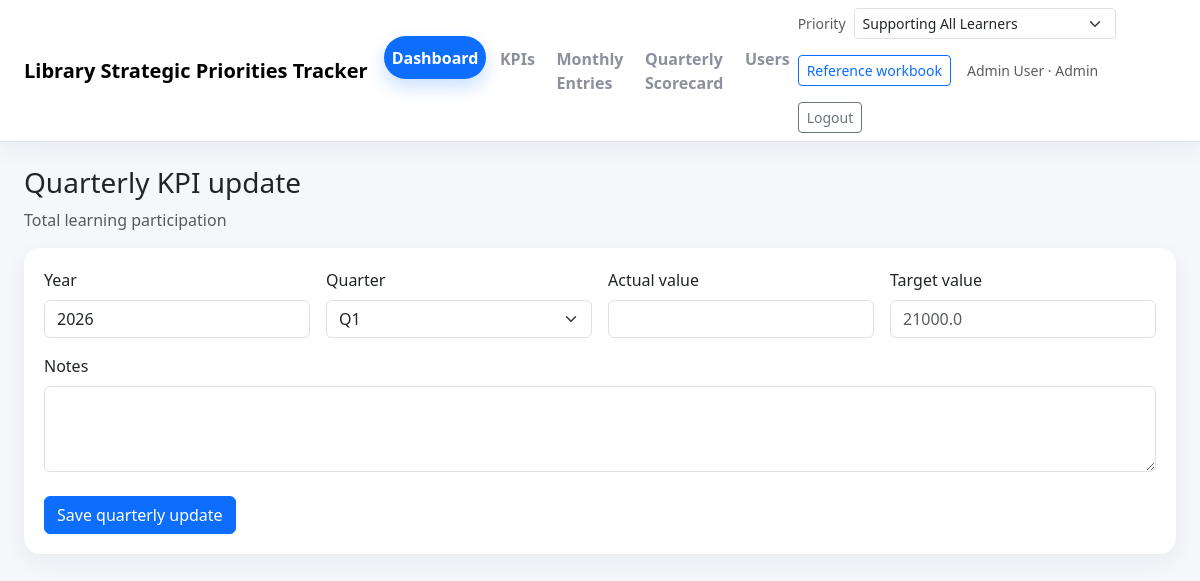
Screenshot of /kpis/1/quarterly (signed in) with the database file from the repository.
### app/models.py (models this page shows, shortened)
class TimestampMixin:
    created_at: Mapped[datetime] = mapped_column(default=datetime.utcnow, nullable=False)
    updated_at: Mapped[datetime] = mapped_column(default=datetime.utcnow, onupdate=datetime.utcnow, nullable=False)

class User(UserMixin, TimestampMixin, db.Model):
    __tablename__ = 'users'
    id: Mapped[int] = mapped_column(primary_key=True)
    full_name: Mapped[str] = mapped_column(db.String(120), nullable=False)
    email: Mapped[str] = mapped_column(db.String(255), unique=True, nullable=False, index=True)
    role: Mapped[str] = mapped_column(db.String(20), default='viewer', nullable=False)
    password_hash: Mapped[str] = mapped_column(db.String(255), nullable=False)
    is_active_user: Mapped[bool] = mapped_column(default=True, nullable=False)
    monthly_entries: Mapped[list['MonthlyEntry']] = relationship(back_populates='entered_by')
    kpi_updates: Mapped[list['KPIQuarterlyActual']] = relationship(back_populates='updated_by')
    @property
    def is_active(self) -> bool:
        return self.is_active_user
    def can_edit(self) -> bool:
        return self.role in {'admin', 'editor'}

class KPIDefinition(TimestampMixin, db.Model):
    __tablename__ = 'kpi_definitions'
    id: Mapped[int] = mapped_column(primary_key=True)
    priority_id: Mapped[int] = mapped_column(ForeignKey('strategic_priorities.id'), nullable=False, index=True)
    goal_id: Mapped[int | None] = mapped_column(ForeignKey('strategic_goals.id'))
    name: Mapped[str] = mapped_column(db.String(200), nullable=False)
    community_need: Mapped[str] = mapped_column(db.Text, nullable=False)
    definition: Mapped[str] = mapped_column(db.Text, nullable=False)
    measure_type: Mapped[str] = mapped_column(db.String(50), nullable=False)
    data_source: Mapped[str] = mapped_column(db.String(200), nullable=False)
    frequency: Mapped[str] = mapped_column(db.String(50), nullable=False)
    owner: Mapped[str] = mapped_column(db.String(120), nullable=False)
    target_approach: Mapped[str] = mapped_column(db.String(200), nullable=False)
    dashboard_level: Mapped[str] = mapped_column(db.String(50), nullable=False)
    is_board_metric: Mapped[bool] = mapped_column(default=False, nullable=False)
    baseline_value: Mapped[float | None] = mapped_column(db.Float)
    annual_target: Mapped[float | None] = mapped_column(db.Float)
    unit_label: Mapped[str | None] = mapped_column(db.String(50))
    sort_order: Mapped[int] = mapped_column(default=0, nullable=False)
    priority: Mapped[StrategicPriority] = relationship(back_populates='kpis')
    goal: Mapped[StrategicGoal | None] = relationship(back_populates='kpis')
    quarterly_actuals: Mapped[list['KPIQuarterlyActual']] = relationship(back_populates='kpi', cascade='all, delete-orphan')

### app/main/routes.py (the view, shortened to what this page needs)
@main_bp.route('/kpis/<int:kpi_id>/quarterly', methods=['GET', 'POST'])
@login_required
def kpi_quarterly_update(kpi_id: int):
    require_editor()
    item = KPIDefinition.query.get_or_404(kpi_id)
    form = KPIActualForm(year=current_fiscal_year())
    return render_template('main/kpi_quarterly_form.html', form=form, item=item, priority=item.priority)

### app/forms.py
class KPIActualForm(FlaskForm):
    year = IntegerField('Year', validators=[DataRequired(), NumberRange(min=2020, max=2100)])
    quarter = SelectField('Quarter', choices=[(q, q) for q in QUARTER_CHOICES], validators=[DataRequired()])
    actual_value = FloatField('Actual value', validators=[Optional()])
    target_value = FloatField('Target value', validators=[Optional()])
    notes = TextAreaField('Notes', validators=[Optional()])
    submit = SubmitField('Save quarterly update')

### app/main/routes.py (called while the page is built)
def get_priority(priority_id: int | None = None) -> StrategicPriority:
    query = StrategicPriority.query.order_by(StrategicPriority.id)
    if priority_id:
        priority = db.session.get(StrategicPriority, priority_id)
        if not priority:
            abort(404)
        return priority
    requested = request.args.get('priority_id', type=int)
    if requested:
        priority = db.session.get(StrategicPriority, requested)
        if priority:
            return priority
    priority = query.first()
    if not priority:
        abort(404)
    return priority

@main_bp.app_context_processor
def inject_globals():
    selected = None
    try:
        selected = get_priority()
    except Exception:
        selected = None
    return {
        'current_fiscal_year': current_fiscal_year(),
        'all_priorities': StrategicPriority.query.order_by(StrategicPriority.id).all(),
        'selected_priority': selected,
    }

def require_editor():
    if not current_user.is_authenticated or not current_user.can_edit():
        abort(403)

### app/models.py (called while the page is built)
@login_manager.user_loader
def load_user(user_id: str) -> User | None:
    return db.session.get(User, int(user_id))

### app/services.py (called while the page is built)
def current_fiscal_year(today: date | None = None) -> int:
    today = today or date.today()
    return today.year + 1 if today.month >= 7 else today.year

### app/templates/main/kpi_quarterly_form.html (shortened to what this page needs)
{% extends 'base.html' %}
{% block content %}
<h1 class="h3 mb-2">Quarterly KPI update</h1>
<p class="text-muted">{{ item.name }}</p>
<form method="post" class="form-section">
  <div class="row g-3">
    <div class="col-md-3">{{ form.year.label(class='form-label') }}{{ form.year(class='form-control') }}</div>
    <div class="col-md-3">{{ form.quarter.label(class='form-label') }}{{ form.quarter(class='form-select') }}</div>
    <div class="col-md-3">{{ form.actual_value.label(class='form-label') }}{{ form.actual_value(class='form-control') }}</div>
    <div class="col-md-3">{{ form.target_value.label(class='form-label') }}{{ form.target_value(class='form-control', placeholder=item.annual_target) }}</div>
    <div class="col-12">{{ form.notes.label(class='form-label') }}{{ form.notes(class='form-control', rows=3) }}</div>
  </div>
  <div class="mt-4">{{ form.submit(class='btn btn-primary') }}</div>
</form>
{% endblock %}

### app/templates/base.html (shortened to what this page needs)
<!doctype html>
<html lang="en">
<head>
  <link href="https://cdn.jsdelivr.net/npm/bootstrap@5.3.3/dist/css/bootstrap.min.css" rel="stylesheet">
  <link rel="stylesheet" href="{{ url_for('static', filename='css/styles.css') }}">
</head>
<body data-endpoint="{{ request.endpoint or '' }}">
<nav class="navbar navbar-expand-lg bg-white border-bottom mb-4 app-navbar">
  <div class="container-fluid px-4">
    <a class="navbar-brand" href="{{ url_for('main.dashboard', priority_id=selected_priority.id if selected_priority else None) }}">{{ config.APP_NAME }}</a>
    {% if current_user.is_authenticated %}
    <div class="collapse navbar-collapse" id="navMain">
      <ul class="navbar-nav me-auto mb-2 mb-lg-0 app-nav-tabs" id="primaryNav">
        <li class="nav-item"><a class="nav-link" data-nav-key="dashboard" href="{{ url_for('main.dashboard', priority_id=selected_priority.id if selected_priority else None) }}">Dashboard</a></li>
        <li class="nav-item"><a class="nav-link" data-nav-key="kpis" href="{{ url_for('main.kpis', priority_id=selected_priority.id if selected_priority else None) }}">KPIs</a></li>
        <li class="nav-item"><a class="nav-link" data-nav-key="entries" href="{{ url_for('main.entries', priority_id=selected_priority.id if selected_priority else None) }}">Monthly Entries</a></li>
        <li class="nav-item"><a class="nav-link" data-nav-key="scorecard" href="{{ url_for('main.scorecard', priority_id=selected_priority.id if selected_priority else None) }}">Quarterly Scorecard</a></li>
        {% if current_user.role == 'admin' %}
        <li class="nav-item"><a class="nav-link" data-nav-key="manage_users" href="{{ url_for('main.manage_users', priority_id=selected_priority.id if selected_priority else None) }}">Users</a></li>
        {% endif %}
      </ul>
      <div class="d-flex gap-3 align-items-center flex-wrap">
        {% if all_priorities %}
        <form method="get" action="{{ url_for('main.switch_priority') }}" class="d-flex align-items-center gap-2">
          <label class="small text-muted">Priority</label>
          <select name="priority_id" class="form-select form-select-sm" onchange="this.form.submit()">
            {% for p in all_priorities %}
            <option value="{{ p.id }}" {% if selected_priority and p.id == selected_priority.id %}selected{% endif %}>{{ p.name }}</option>
            {% endfor %}
          </select>
        </form>
        {% endif %}
        {% if selected_priority and selected_priority.workbook_filename %}
        <a class="btn btn-outline-primary btn-sm" href="{{ url_for('main.download_reference_workbook', priority_id=selected_priority.id) }}">Reference workbook</a>
        {% endif %}
        <span class="text-muted small">{{ current_user.full_name }} · {{ current_user.role|title }}</span>
        <a class="btn btn-outline-secondary btn-sm" href="{{ url_for('auth.logout') }}">Logout</a>
      </div>
    </div>
    {% endif %}
  </div>
</nav>
<div class="container-fluid px-4 pb-4">
  {% block content %}{% endblock %}
</div>
</body>
</html>

### app/static/css/styles.css (style rules this page uses)
body { background: #f5f7fb; }
.navbar-brand { font-weight: 700; }
.app-navbar { box-shadow: 0 8px 24px rgba(25, 35, 58, 0.05); }
.app-nav-tabs { gap: 0.35rem; }
.app-nav-tabs .nav-link { position: relative; border-radius: 999px; padding: 0.6rem 1rem; font-weight: 600; transition: all 0.2s ease; }
.app-nav-tabs .nav-link.is-active { background: #0d6efd; color: #fff !important; box-shadow: 0 8px 18px rgba(13, 110, 253, 0.22); transform: translateY(-1px); }
.app-nav-tabs .nav-link.is-inactive { color: #6b7280 !important; background: transparent; opacity: 0.78; }
.form-section { background: #fff; border-radius: 1rem; padding: 1.25rem; box-shadow: 0 8px 24px rgba(25, 35, 58, 0.06); }

### rows the page displays
User: full_name "Admin User", role "Admin"
KPIDefinition: name "Total learning participation"

### other values shown
{{ config.APP_NAME }} "Library Strategic Priorities Tracker"
form field priority_id "Supporting All Learners"
